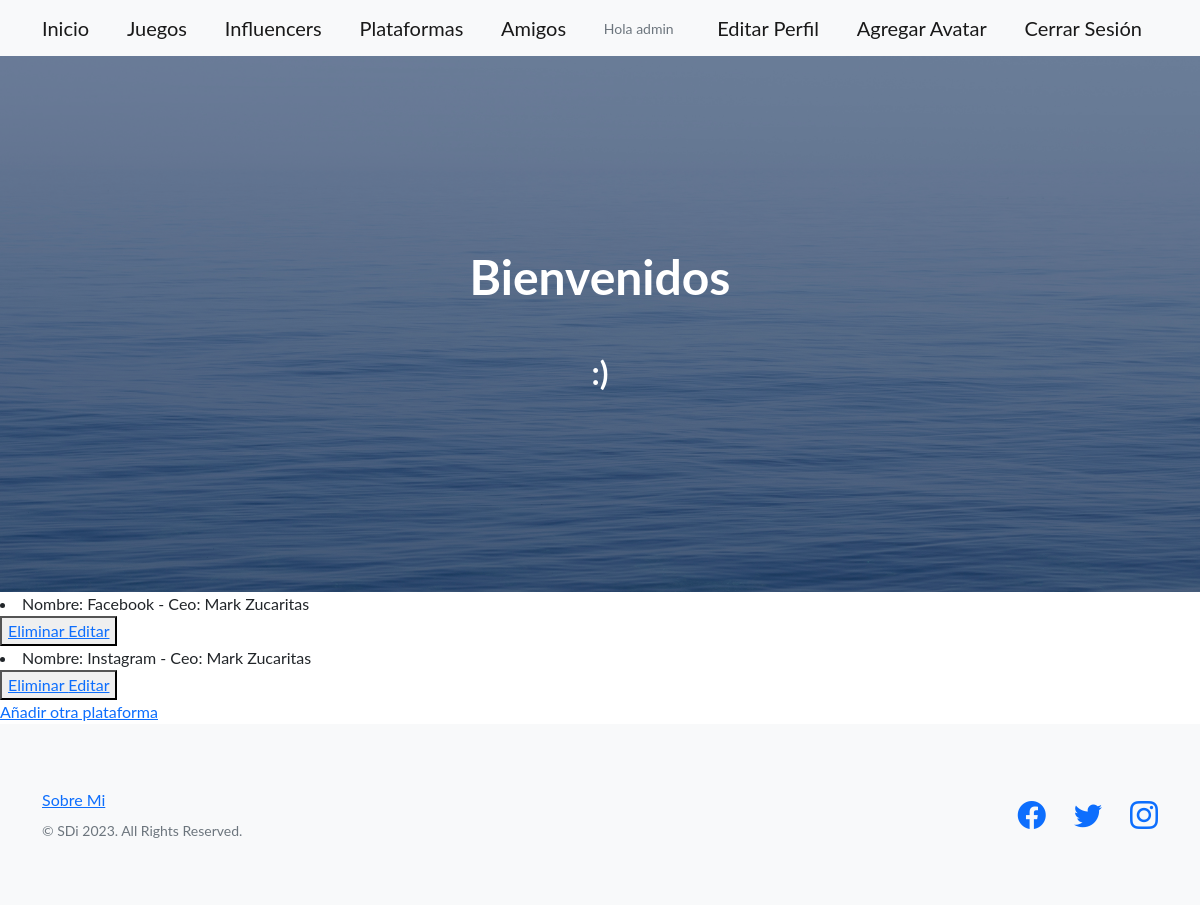
The page /AppGenerica/leer_plataforma/ (signed in) on the database its author committed.
### AppGenerica/models.py (models this page shows)
class Plataforma(models.Model):
    nombre = models.CharField(max_length=40)
    ceo = models.CharField(max_length=40)
    def __str__(self):
        return f"Nombre: {self.nombre} - Ceo: {self.ceo}"

### AppGenerica/views.py (the view)
# urls.py: path(r'leer_plataforma/', views.leer_plataforma, name='LeerPlataforma'),
@login_required
def leer_plataforma(request):
    plataforma = Plataforma.objects.all()
    contexto = {'plataforma':plataforma}
    return render(request, r'leer_plataforma.html', contexto)

### AppGenerica/templates/leer_plataforma.html
{% extends 'padre.html' %}
{% load static %}
{% block contenidoQueCambia %}
    {% for p in plataforma %}
        <li>{{p}}</li>
        <button>
            <a href="{% url 'EliminarPlataforma' p.nombre %}"> Eliminar </a>
            <a href="{% url 'EditarPlataforma' p.nombre %}"> Editar </a>
        </button>
    {% endfor %}
    <br>
    <a href="{% url 'Plataformas' %}"> Añadir otra plataforma</a>
{% endblock %}

### AppGenerica/templates/padre.html (shortened to what this page needs)
<!DOCTYPE html>
<html lang="en">
    <head>
        {% load static %}
        <link href="https://cdn.jsdelivr.net/npm/bootstrap-icons@1.5.0/font/bootstrap-icons.css" rel="stylesheet" type="text/css" />
        <link href="{% static 'AppGenerica/css/styles.css' %}" rel="stylesheet" />
    </head>
    <body>
        <nav class="navbar navbar-light bg-light static-top">
            <div class="container">
                <a class="navbar-brand" href="{% url 'Inicio' %}">Inicio</a>
                <a class="navbar-brand" href="{% url 'LeerJuego' %}">Juegos</a>
                <a class="navbar-brand" href="{% url 'LeerInfluencer' %}">Influencers</a>
                <a class="navbar-brand" href="{% url 'LeerPlataforma' %}">Plataformas</a>
                <a class="navbar-brand" href="{% url 'LeerAmigo' %}">Amigos</a>
                {% if request.user.is_authenticated %}
                <p class="text-muted small mb-4 mb-lg-0">Hola {{user.username}}</p>
                <a class="navbar-brand" href="{% url 'EditarPerfil' %}">Editar Perfil</a>
                <a class="navbar-brand" href="{% url 'AgregarAvatar' %}">Agregar Avatar</a>
                <a class="navbar-brand" href="{% url 'Logout' %}">Cerrar Sesión</a>
                {% endif %}
            </div>
        </nav>
        <header class="masthead">
            <div class="container position-relative">
                <div class="row justify-content-center">
                    <div class="col-xl-6">
                        <div class="text-center text-white">
                            <h1 class="mb-5">Bienvenidos</h1>
                            <h2>:)</h2>
                        </div>
                    </div>
                </div>
            </div>
        </header>
        {% block contenidoQueCambia %}
        {% endblock %}
        <footer class="footer bg-light">
            <div class="container">
                <div class="row">
                    <div class="col-lg-6 h-100 text-center text-lg-start my-auto">
                        <ul class="list-inline mb-2">
                            <li class="list-inline-item"><a href="{% url 'SobreMi' %}">Sobre Mi</a></li>
                        </ul>
                        <p class="text-muted small mb-4 mb-lg-0">&copy; SDi 2023. All Rights Reserved.</p>
                    </div>
                    <div class="col-lg-6 h-100 text-center text-lg-end my-auto">
                        <ul class="list-inline mb-0">
                            <li class="list-inline-item me-4">
                                <a href="{% url 'Nada' %}"><i class="bi-facebook fs-3"></i></a>
                            </li>
                            <li class="list-inline-item me-4">
                                <a href="{% url 'Nada' %}"><i class="bi-twitter fs-3"></i></a>
                            </li>
                            <li class="list-inline-item">
                                <a href="{% url 'Nada' %}"><i class="bi-instagram fs-3"></i></a>
                            </li>
                        </ul>
                    </div>
                </div>
            </div>
        </footer>
    </body>
</html>

### rows shown on the page
Plataforma: nombre+ceo "Nombre: Facebook - Ceo: Mark Zucaritas"
Plataforma: nombre+ceo "Nombre: Instagram - Ceo: Mark Zucaritas"

### other values the page prints
{{ user.username }} "admin"
